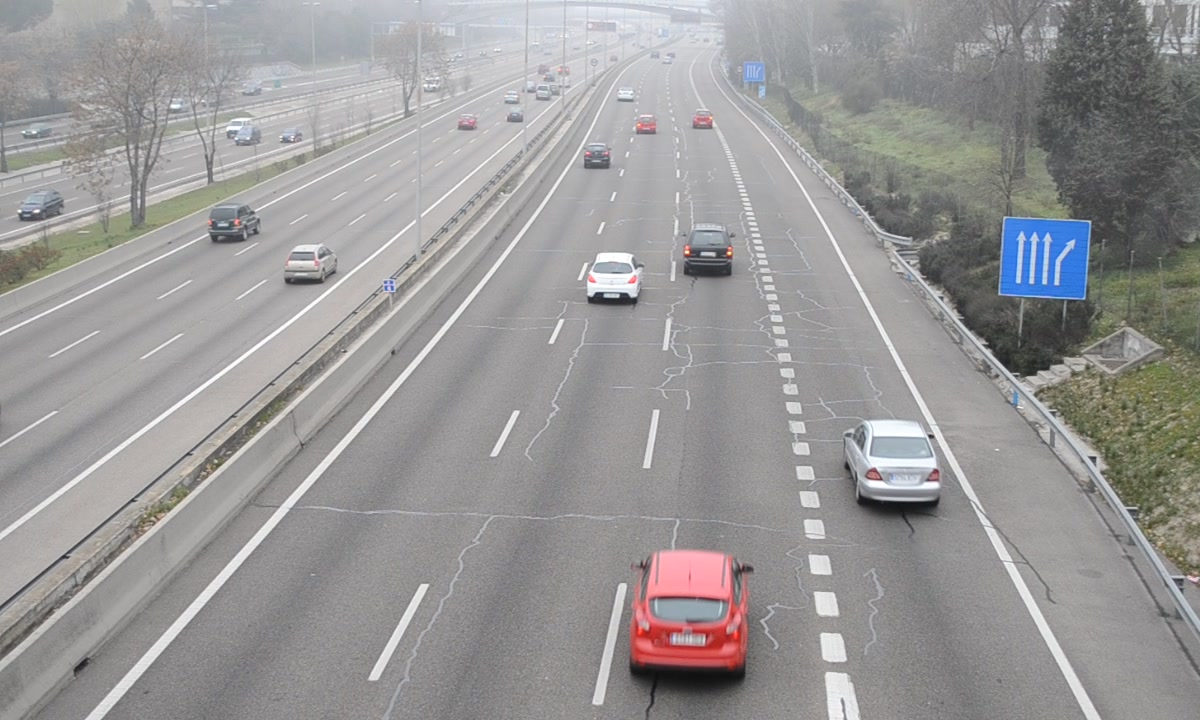
#> input picture Lab_4/vehicular_traffic.jpg, 1200 x 720 px
$ jupyter execute Lab_4_working_with_images.ipynb
#> lines starting #> are read from the running program, lines starting #| are printed output that depends on the picture; after the words box and inside, x2 and y2 are one past the last pixel; in counts of white or black regions, pixels touching at a corner belong together; long printed decimals are rounded
# Universidad de Monterrey

## División de Ingenierías

### Lab - Robotics

Lab 4: Working with images

Authors: Miguel Benavides Banda, Laura Aguilera Morales

### Introduction

In this lab, we will learn about getting image properties, such as number of channels, image resolution, data type, min, and max pixel intensity values; retrieving intensity values of pixels in an image and how to modify them; setting a region of interest (ROI) and splitting and merging image channels.

We will use several previously used and new cv2 funcitons, such as:
- cv2.cvtColor()
- cv2.imread()
- cv2.split()
- cv2.merge()

### Procedure

First we will run the code provided by the teacher, from there we will analyse the result, and explain by reading the code what happened and why it happened. This lab consists of 5 codes that work with images, which we will list below.

#### Getting image properties

In this code we will output the representation of dimensions of a color image and a greyscale image, the first one beiing 3 dimensional. and the second being 1 dimensional, this is because a color image is divided in three basic colors, RGB and the second one only with whites, as the lack of white is black, it is only one dimensioned. The code below shows you how to extract the width and height resolutions, number of channels and some other stats of both a grayscale and a colour image.

[cell 1]
"""
	get_image_stats.py

	This code lets you retrieve the dimensions of an image,
	meaning height, width, and number of channels.

	author: Miguel Benavides, Laura Morales
	date created: 27 February 2018
	universidad de monterrey
"""

# import required libraries
import numpy as numpy
import matplotlib.pyplot as plt
import cv2


# read image
image_name = 'vehicular_traffic.jpg'
img_colour = cv2.imread(image_name, cv2.IMREAD_COLOR)
#> img_colour is the input picture: shape (720, 1200, 3); mean B, G, R 151.1, 151.1, 152.5
img_colour = cv2.cvtColor(img_colour, cv2.COLOR_BGR2RGB)

# verify that image exists
if img_colour is None:
	print('ERROR: image ', image_name, 'could not be read')
	exit()

# -------------------- PROCESS COLOUR IMAGE -------------------- #

# get image size
img_size = img_colour.shape

# print image size
print('\nCOLOUR IMAGE STATS:')
print('colour image size: ', img_size)
#| colour image size:  (720, 1200, 3)

# retrieve image width resolution
print('image width resolution: ', img_size[0])
#| image width resolution:  720

# retrieve image height resolution
print('image height resolution: ', img_size[1])
#| image height resolution:  1200

# retrieve number of channels
print('number of channels: ', img_size[2])
#| number of channels:  3

# minimum pixel value in image
print('minimum intensity value: ', img_colour.min())
#| minimum intensity value:  15

# minimum pixel value in image
print('max intensity value: ', img_colour.max())
#| max intensity value:  255

# maximum intensity value in image
print('meam intensity value: ', img_colour.mean())
#| meam intensity value:  151.602

# print type of image
print('type of image: ', img_colour.dtype)
#| type of image:  uint8

# visualise colour image
plt.figure(1)
plt.imshow(img_colour)
plt.title('INPUT IMAGE: COLOUR')
plt.xlabel('x-resolution')
plt.ylabel('y-resolution')


# ------------------ PROCESS GREYSCALE IMAGE ------------------- #

# convert the input colour image into a grayscale image
img_greyscale = cv2.cvtColor(img_colour, cv2.COLOR_BGR2GRAY)
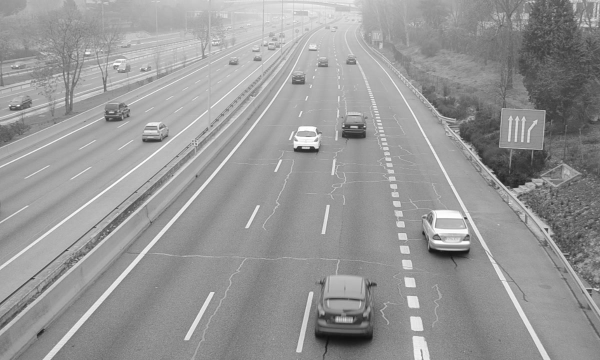
#> img_greyscale: shape (720, 1200) (shown at 1/2 size); min 15, max 255, mean 151.5

# get greyscale image size
img_size = img_greyscale.shape

# retrieve size of greyscale image
print('\nGREYSCALE IMAGE STATS:')
print('greyscale image size', img_size)
#| greyscale image size (720, 1200)

# retrieve image width resolution
print('greyscale image width resolution: ', img_size[0])
#| greyscale image width resolution:  720

# retrieve image height resolution
print('greyscale image height resolution: ', img_size[1])
#| greyscale image height resolution:  1200

# retrieve number of channels
print('number of channels: ', 1)

# minimum pixel value in image
print('minimum intensity value: ', img_greyscale.min())
#| minimum intensity value:  15

# minimum pixel value in image
print('max intensity value: ', img_greyscale.max())
#| max intensity value:  255

# maximum intensity value in image
print('meam intensity value: ', img_greyscale.mean())
#| meam intensity value:  151.479

# print type of image
print('type of image: ', img_greyscale.dtype)
#| type of image:  uint8

# visualise image using matplotlib
plt.figure(2)
plt.imshow(img_greyscale, cmap='gray')
plt.title('OUTPUT IMAGE: GREYSCALE')
plt.xlabel('x-resolution')
plt.ylabel('y-resolution')

# display both windows with the colour and greyscale images
plt.show()

Now we will modify the code so it uses two function definitions; being the first one used to print the image statistics and the second should be used for image visualisation purposes.

#### Getting image properties 2

[cell 2]
"""
	get_image_stats_2.py

	This code lets you have two function definitions, instead of one
	as the previous code, meaning one for image statistics and another
	for image visualisation.

	author: Miguel Benavides, Laura Morales
	date created: 28-Feb-2018
	universidad de monterrey
"""

# import required libraries
import numpy as numpy
import matplotlib.pyplot as plt
import cv2


# print image statistics
def print_image_statistics(img, head_string):

	"""
		This function generates the statistics for a given
		image and plots the figure
	"""
#> called with head_string = 'COLOUR IMAGE STATS:'
	# add your code below this line

	# get image size
	img_size = img.shape

	# print image size
	print('\nCOLOUR IMAGE STATS:')
	print('colour image size: ', img_size)
#| colour image size:  (720, 1200, 3)

	# retrieve image width resolution
	print('image width resolution: ', img_size[0])
#| image width resolution:  720

	# retrieve image height resolution
	print('image height resolution: ', img_size[1])
#| image height resolution:  1200

	# retrieve number of channels
	if len(img_size) < 3:
		print('number of channels: ', 1)
	else:
		print('number of channels: ', img_size[2])
#| number of channels:  3

	# minimum pixel value in image
	print('minimum intensity value: ', img.min())
#| minimum intensity value:  15

	# minimum pixel value in image
	print('max intensity value: ', img.max())
#| max intensity value:  255

	# maximum intensity value in image
	print('meam intensity value: ', img.mean())
#| meam intensity value:  151.602

	# print type of image
	print('type of image: ', img.dtype)
#| type of image:  uint8

	return None


# visualise image
def visualise_image(img, fig_number, fig_title, iscolour):

	"""
		This code lets you visualize the image generated
	"""
	# add your code below this line

	# visualise colour image
	plt.figure(fig_number)
	if iscolour == 0:
		plt.imshow(img, cmap='gray')
	else:
		plt.imshow(img)
	plt.title(fig_title)
	plt.xlabel('x-resolution')
	plt.ylabel('y-resolution')

	return None

# read image
image_name = 'vehicular_traffic.jpg'
img_colour = cv2.imread(image_name, cv2.IMREAD_COLOR)
img_colour = cv2.cvtColor(img_colour, cv2.COLOR_BGR2RGB)

# verify that image exists
if img_colour is None:
	print('ERROR: image ', image_name, 'could not be read')
	exit()

# convert the input colour image into a grayscale image
img_greyscale = cv2.cvtColor(img_colour, cv2.COLOR_BGR2GRAY)

# print colour image stats and visualise it
print_image_statistics(img_colour, 'COLOUR IMAGE STATS:')
visualise_image(img_colour, 1, 'INPUT IMAGE: COLOUR', 1)

# print greyscale image stats and visualise it
print_image_statistics(img_greyscale, 'GREYSCALE IMAGE STATS:')
#| colour image size:  (720, 1200)
#| image width resolution:  720
#| image height resolution:  1200
#| minimum intensity value:  15
#| max intensity value:  255
#| meam intensity value:  151.479
#| type of image:  uint8
visualise_image(img_greyscale, 2, 'OUTPUT IMAGE: GREYSCALE', 0)

# visualise figures
plt.show()

#### Retrieving intensity values of pixels

In this code we will retrieve the pixel intensity values of an image. To do this, we need to specify the row and column of that pixel, as in X and Y coordinates. After that, we can specify a given channel, for RGB and then set that intensity manually. The code is as follows:

[cell 3]
"""
	get_pixel_intensity_value.py

	This code reads an image on colour, then converts it to a
	greyscale image. It retrieves the pixel intensity at the row 100
	column 100 by either image array method and item() method. Then,
	it prints the information for both colour and greyscale image,
	and modifies the intensity of that given pixel to 0, 0, 0, meaning
	black. It gives you the option to modify it bia array or item() methods.

	author: Miguel Benavides, Laura Morales
	date created: 28 February 2018
	universidad de monterrey
"""

# import required libraries
import numpy as numpy
import matplotlib.pyplot as plt
import cv2

# read image
image_name = 'vehicular_traffic.jpg'
img_colour = cv2.imread(image_name, cv2.IMREAD_COLOR)
img_colour = cv2.cvtColor(img_colour, cv2.COLOR_BGR2RGB)

# verify that image exists
if img_colour is None:
	print('ERROR: image ', image_name, 'could not be read')
	exit()

# convert the input colour image into a grayscale image
img_greyscale = cv2.cvtColor(img_colour, cv2.COLOR_BGR2GRAY)

# visualise image using matplotlib
plt.figure(1)
plt.imshow(img_colour)
plt.title('INPUT IMAGE: COLOUR')
plt.xlabel('x-resolution')
plt.ylabel('y-resolution')

# visualise image using matplotlib
plt.figure(2)
plt.imshow(img_greyscale, cmap='gray')
plt.title('INPUT IMAGE: COLOUR')
plt.xlabel('x-resolution')
plt.ylabel('y-resolution')

# retrieve pixel intensity value at given row/col of colour image
row, col = 100, 100

# ----------------------- READ PIXEL VALUE ----------------------------- #
print('COLOUR IMAGE:')
print('\n\tpixel intensity value at', '(', row, ',', col, '): ', img_colour[row, col])
#| 	pixel intensity value at ( 100 , 100 ):  [157 151 151]
print('\n\tAccessing pixel values using image array')
print('\t\tRED pixel intensity value at', '(', row, ',', col, '): ', img_colour[row, col, 0])
#| 		RED pixel intensity value at ( 100 , 100 ):  157
print('\t\tGREEN pixel intensity value at', '(', row, ',', col, '): ', img_colour[row, col, 1])
#| 		GREEN pixel intensity value at ( 100 , 100 ):  151
print('\t\tBLUE pixel intensity value at', '(', row, ',', col, '): ', img_colour[row, col, 2])
#| 		BLUE pixel intensity value at ( 100 , 100 ):  151
print('\n\tAccessing pixel values using pre-built method item()')
print('\t\tRED pixel intensity value at', '(', row, ',', col, '): ', img_colour.item(row, col, 0))
#| 		RED pixel intensity value at ( 100 , 100 ):  157
print('\t\tGREEN pixel intensity value at', '(', row, ',', col, '): ', img_colour.item(row, col, 1))
#| 		GREEN pixel intensity value at ( 100 , 100 ):  151
print('\t\tBLUE pixel intensity value at', '(', row, ',', col, '): ', img_colour.item(row, col, 2))
#| 		BLUE pixel intensity value at ( 100 , 100 ):  151

print('\nGREYSCALE IMAGE:')
print('\n\tpixel intensity value at', '(', row, ',', col, '): ', img_greyscale[row, col])
#| 	pixel intensity value at ( 100 , 100 ):  152
print('\n\tAccessing pixel values using image array')
print('\t\tgrey pixel intensity value at', '(', row, ',', col, '): ', img_greyscale[row, col])
#| 		grey pixel intensity value at ( 100 , 100 ):  152
print('\n\tAccessing pixel values using pre-built method item()')
print('\t\tgrey pixel intensity value at', '(', row, ',', col, '): ', img_greyscale.item(row, col))
#| 		grey pixel intensity value at ( 100 , 100 ):  152

# -------------------- MODIFY PIXEL VALUE ------------------------------ #
# modify pixel intensity values in colour image
img_colour[row, col] = [0, 0, 0]
#> img_colour: shape (720, 1200, 3); mean R, G, B 152.5, 151.1, 151.1

# uncomment the lines below if you want to modify the pixel value using the pre-built method set()
#img_colour.itemset((row,col,0),0)
#img_colour.itemset((row,col,1),0)
#img_colour.itemset((row,col,2),0)

# visualise image using matplotlib
plt.figure(3)
plt.imshow(img_colour)
plt.title('INPUT IMAGE: COLOUR')
plt.xlabel('x-resolution')
plt.ylabel('y-resolution')


# modify pixel intensity values in greyscale image
img_greyscale[row, col] = 0
#> img_greyscale: shape (720, 1200); under 0.01% of pixels changed, all inside (x1, y1, x2, y2) = (100, 100, 101, 101)

# uncomment the lines below if you want to modify the pixel value using the pre-built method itemset()
#img_greyscale.itemset((row,col),0)

# visualise image using matplotlib
plt.figure(4)
plt.imshow(img_greyscale,cmap='gray')
plt.title('INPUT IMAGE: COLOUR')
plt.xlabel('x-resolution')
plt.ylabel('y-resolution')

# visualise figures
plt.show()

#### Creating a Region Of Interest

In this code we will extract a Region Of Interest (ROI) in order to limit an area of an image, this so we speed out our code andor limit the area of work. The code below shows you how to extract a RIO, that belongs to a red car, and then that RIO (sub image) is overlaid on the original colour image to synthetically create a new red car on it.Yet, we have reallocated the car to the right lane of the red car.

[cell 4]
"""
	create_region_of_interest.py

	The code below shows you how to extract a RIO, that belongs
	to a red car, and then that ROI (sub image) is overlaid on the
	original colour image to synthetically create a new red car on it.

	author: Miguel Benavides
	date created: 1 May 2018
	universidad de monterrey
"""

# import required libraries
import numpy as numpy
import matplotlib.pyplot as plt
import cv2

# read image
image_name = 'vehicular_traffic.jpg'
img_colour = cv2.imread(image_name, cv2.IMREAD_COLOR)
img_colour = cv2.cvtColor(img_colour, cv2.COLOR_BGR2RGB)

# verify that image exists
if img_colour is None:
	print('ERROR: image ', image_name, 'could not be read')
	exit()


# visualise image using matplotlib
plt.figure(1)
plt.imshow(img_colour)
plt.title('INPUT IMAGE: COLOUR')
plt.xlabel('x-resolution')
plt.ylabel('y-resolution')


# create a region of interest
# NOTE THE FOLLOWING:
# FIRST RANGE REPRESENTS COORDINATES FOR THE Y-AXIS
# SECOND RANGE REPRESENTS COORDINATES FOR THE X-AXIS
img_roi = img_colour[550:700, 630:750]
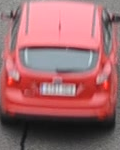
#> img_roi: shape (150, 120, 3); mean R, G, B 160.7, 104.9, 108.8

# visualise region of interest ROI in a new figure
plt.figure(2)
plt.imshow(img_roi)
plt.title('OUTPUT IMAGE: Region Of Interest')
plt.xlabel('x-resolution')
plt.ylabel('y-resolution')

# overlay roi on colour image
img_colour[540:690, 860:980] = img_roi
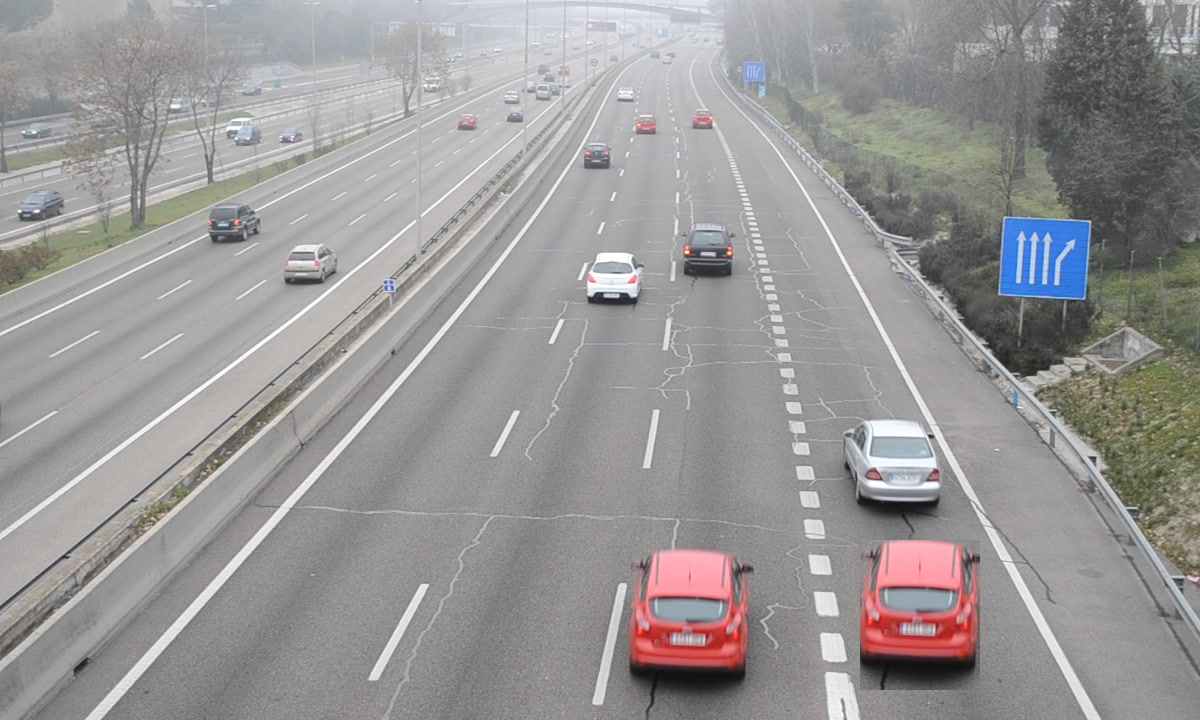
#> img_colour: shape (720, 1200, 3); mean R, G, B 153, 150.5, 150.6
#img_colour[550:700, 450:570] = img_roi

# visualise region of interest ROI on colour image
plt.figure(3)
plt.imshow(img_colour)
plt.title('roi image overlaid on colour image')
plt.xlabel('x-resolution')
plt.ylabel('y-resolution')

# display figures
plt.show()

#### Splitting and merging image channels

In this code we will split the channels of an image, and also merge it for education purposes. This so we can work with each image channel separately by using cv2.split() and cv2.merge(). The code below shows you how to use these two method to split or merge channels.

[cell 5]
"""
	split_and_merge_image_channels.py

	This code splits channels of an image and merges them to form an RGB
	image, using cv2.split() and cv2.merge().

	author: Miguel Benavides Banda
	date created: 1 May 2018
	universidad de monterrey
"""

# import required libraries
import numpy as numpy
import matplotlib.pyplot as plt
import cv2

# read image
image_name = 'vehicular_traffic.jpg'
img_colour = cv2.imread(image_name, cv2.IMREAD_COLOR)
img_colour = cv2.cvtColor(img_colour, cv2.COLOR_BGR2RGB)

# verify that image exists
if img_colour is None:
	print('ERROR: image ', image_name, 'could not be read')
	exit()

# visualise image using matplotlib
plt.figure(1)
plt.imshow(img_colour)
plt.title('INPUT IMAGE: COLOUR')
plt.xlabel('x-resolution')
plt.ylabel('y-resolution')

# split colour image channels
r_channel,g_channel,b_channel = cv2.split(img_colour)
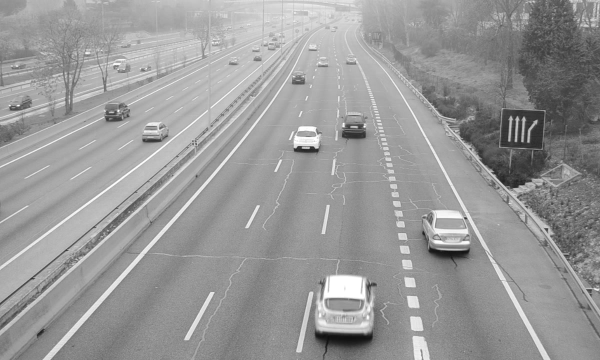
#> r_channel: shape (720, 1200) (shown at 1/2 size); min 15, max 255, mean 152.5

# visualise each channel
plt.figure(2)
plt.imshow(r_channel,cmap='gray')
plt.title('RED channel')
plt.figure(3)
plt.imshow(g_channel,cmap='gray')
plt.title('GREEN channel')
plt.figure(4)
plt.imshow(b_channel,cmap='gray')
plt.title('BLUE channel')

# merge channels
img_original = cv2.merge((r_channel, g_channel, b_channel))

plt.figure(5)
plt.imshow(img_original)
plt.title('Merged channels')

# set blue channel to zero
b_channel[:,:] = 0
#> b_channel: shape (720, 1200); every value is 0

# merge channels after setting blue channel to zero
img_bzero = cv2.merge((r_channel, g_channel, b_channel))
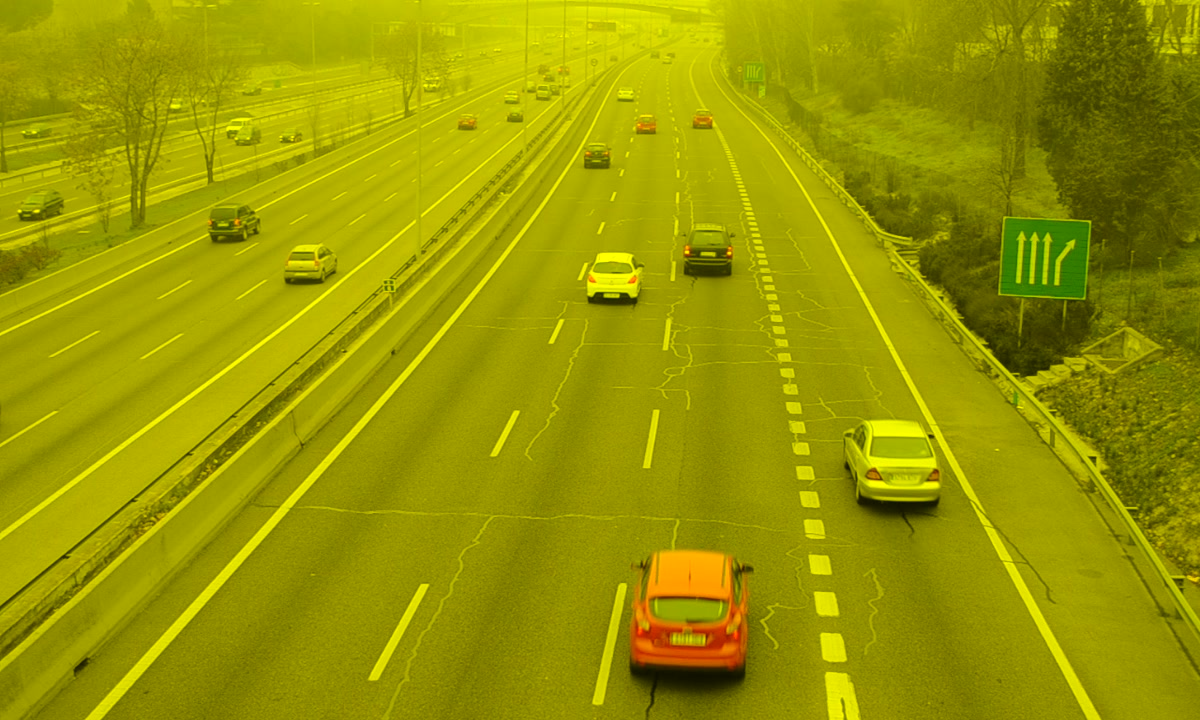
#> img_bzero: shape (720, 1200, 3); mean R, G, B 152.5, 151.1, 0

plt.figure(6)
plt.imshow(img_bzero)
plt.title('Merged channels after setting BLUE channel to zero')

# display figures
plt.show()
